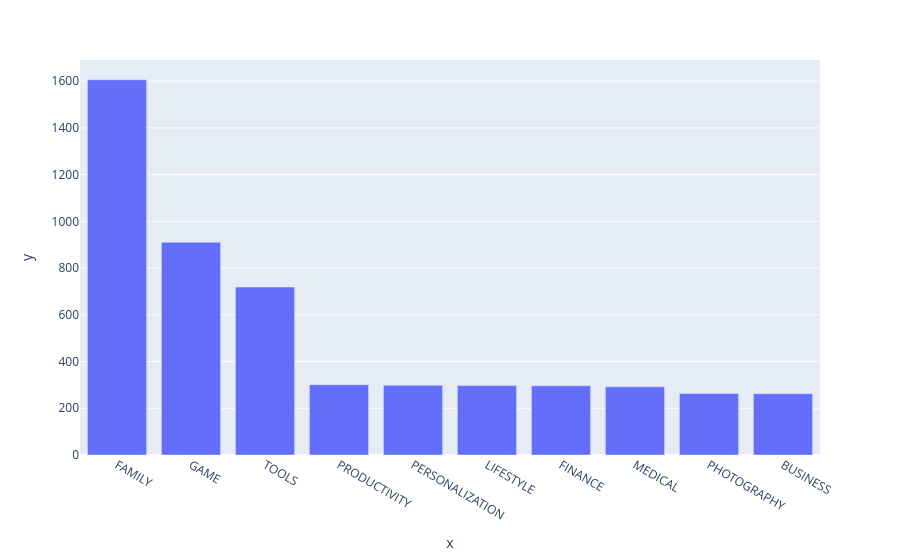

Notebook code cell kept with this figure:
### Code cell
bar = px.bar(x = top_10_category.index, y = top_10_category.values)

bar.show()

### Figure 1 — Plotly figure (JSON) as saved in the notebook; plotly's stock layout.template omitted (floating-point values rounded to 4 significant figures)
{"data": [{"hovertemplate": "x=%{x}<br>y=%{y}<extra></extra>", "legendgroup": "", "marker": {"color": "#636efa", "pattern": {"shape": ""}}, "name": "", "orientation": "v", "showlegend": false, "textposition": "auto", "type": "bar", "x": ["FAMILY", "GAME", "TOOLS", "PRODUCTIVITY", "PERSONALIZATION", "LIFESTYLE", "FINANCE", "MEDICAL", "PHOTOGRAPHY", "BUSINESS"], "xaxis": "x", "y": [1606, 910, 719, 301, 298, 297, 296, 292, 263, 262], "yaxis": "y"}], "layout": {"barmode": "relative", "legend": {"tracegroupgap": 0}, "margin": {"t": 60}, "xaxis": {"anchor": "y", "domain": [0, 1], "title": {"text": "x"}}, "yaxis": {"anchor": "x", "domain": [0, 1], "title": {"text": "y"}}}}
